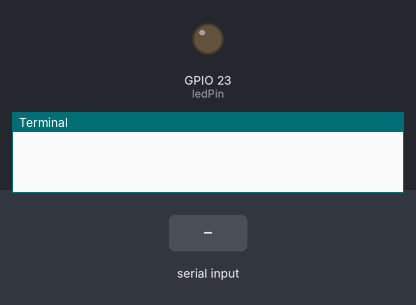
A program run on a simulated Raspberry Pi (BCM pin numbers). On the bench: output pins drawn as LEDs (lit = HIGH), the last lines printed to the terminal. Inputs (shaded band) come from the test bench.

Above: at 1.2 s.
1.3 s: "1" typed at the terminal, then Enter
At 2.5 s:
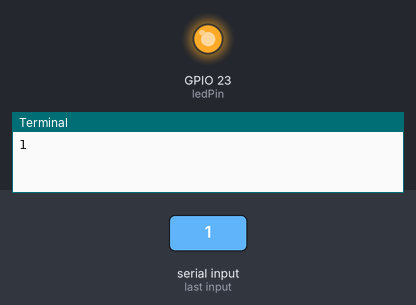
2.8 s: "0" typed at the terminal, then Enter
At 3.8 s:
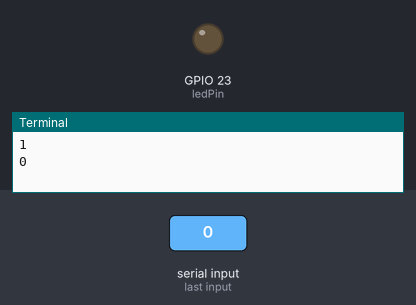
4.3 s: "2" typed at the terminal, then Enter
At 5.0 s:
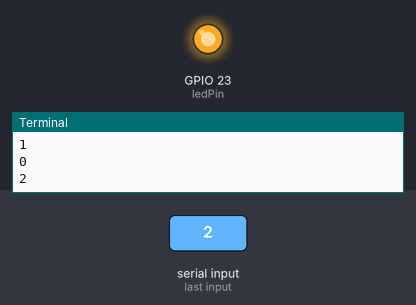
Timing chart, 0 to 7.3 s (numbered marks = the images above; inputs shaded):
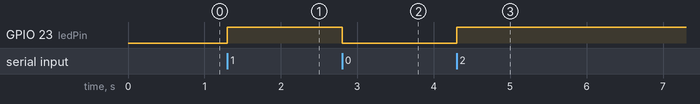

The program:

ledonoff_gpio23.py
```python
#!/usr/bin/env python3
import RPi.GPIO as GPIO
from time import sleep

ledPin = 23

GPIO.setmode(GPIO.BCM)
GPIO.setwarnings(False)
GPIO.setup(ledPin, GPIO.OUT)

try:
    while True:
        if input() == '0':
            GPIO.output(ledPin, GPIO.LOW)
        else:
            GPIO.output(ledPin, GPIO.HIGH)
except KeyboardInterrupt:
    GPIO.cleanup()
```

Measured:
- after the input at 1.3 s, GPIO 23 (ledPin): LOW → HIGH at once
- after the input at 2.8 s, GPIO 23 (ledPin): HIGH → LOW at once
- after the input at 4.3 s, GPIO 23 (ledPin): LOW → HIGH at once
